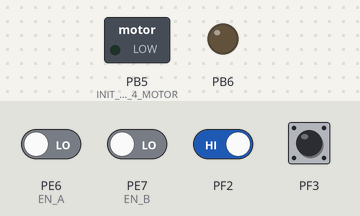
This program was run on a simulated ATmega128, built with avr-gcc and emulated at 16 MHz. On the bench: switched loads named in the program (green lamp = pin HIGH), output pins drawn as LEDs (lit = HIGH). Inputs (shaded band) come from the test bench; at power-on: PF2, PF3 HIGH, PE6 (EN_A), PE7 (EN_B) LOW. What the program prints to the serial monitor is not drawn.

Above: at 1.2 s.
1.3 s: PF2 driven LOW
Timing chart, 0 to 4.3 s (numbered marks = the images above; inputs shaded):
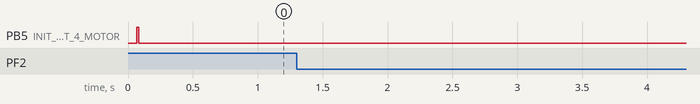

The program:

main.c
```c
/*
 * 20181113_DC_with_Encoder.c
 *
 * Created: 2018-11-13 오전 9:32:49
 * Author : kccistc
 */

#define F_CPU 16000000L
#include <avr/io.h>
#include <util/delay.h>
#include <avr/interrupt.h>
#include <stdlib.h>
#include <stdio.h>
#include <string.h>
#include <math.h>
#include "UART0.h"
#include "MOTOR.h"
#include "BUTTON.h"

// 외부 인터럽트(INT0) 핀 설정
#define	EN_A PINE6 // 모터1의 엔코더 신호1, 다른 하나는 PORTG에 연결
#define EN_B PINE7 // 모터2의 엔코더 신호1, 다른 하나는 PORTG에 연결
#define ENCODER_PIN	PINE

// 0번 카운터 설정
volatile float t_count = 0;
volatile float t_statndard = 0;

// Motor Specification
#define Ts			0.002
#define PPR			26
#define GEAR_RATIO	210
#define RPM			75.0

// PID Controller 변수 설정
float Kp = 3.0;
float Ki = 1.0;
float Kd = 2.0;

float P_term;
float I_term;
float D_term;
unsigned int temp_OCR;

float dT = 0.0;
float ENcnt_t1 = 0.001;
float ENcnt_t2 = 0;
static float ENcnt1_prev = 0.001;
static float ENcnt2_prev = 0;
float ENcnt_t1_prev = 0;
float ENcnt_t2_prev = 0;
float Err1 = 0;
float Err2 = 0;
float Err1_prev = 0.0;
float Err2_prev = 0.0;
volatile uint8_t ref1 = 255;
volatile uint8_t ref2 = 0;
float ref1_velocity = 0.0;
float ref2_velocity = 0.0;
float u1 = 0;
float u2 = 0;
float angular_velocity1 = 0.0;
float angular_velocity2 = 0.0;

FILE OUTPUT = FDEV_SETUP_STREAM(UART0_transmit, NULL, _FDEV_SETUP_WRITE);
FILE INPUT = FDEV_SETUP_STREAM(NULL, UART0_receive, _FDEV_SETUP_READ);

ISR(TIMER0_OVF_vect) // 주기 0.000001s
{
	//t_count++;
	t_statndard++;

	TCNT0 = 256 - 2;
}

void INTERRUPT(void)
{
	// 분주비 설정 -> 8
	TCCR0 |= (0 << CS02) | (1 << CS01) | (0 << CS00);
	TIMSK |= (1 << TOIE0);

	sei();
}

ISR(INT6_vect);
ISR(INT7_vect);
void PID_control();
void SpeedUp();
void SpeedDown();

int main(void)
{
	// UART통신 printf, scanf
	stdout = &OUTPUT;
	stdin = &INPUT;

	UART0_init();   //보레이트 9600
	INTERRUPT();
	INIT_PORT_4_MOTOR();
	INIT_INTERRUPT_4_MOTOR();


	UART0_print_string("INIT1 Completed\r\n");

	DDRE = 0x00;	// PORTD 입력포트 설정
	PORTE = 0x00;	// PORTD 풀업저항 설정

	DDRG = 0x00;	// 엔코더 입력포트 설정
	PORTG = 0xFF;	// PORTG 풀업저항 설정

	UART0_print_string("INIT2 Completed\r\n");

	EIMSK |= (1 << INT6);
	EIMSK |= (1 << INT7);
	EICRB |= (1 << ISC61) | (1 << ISC71) | (1 << ISC60) | (1 << ISC70); // 상승엣지 인터럽트 발생
	sei();

	UART0_print_string("INIT3 Completed\r\n");

	while (1)
	{
		if(GET_BUTTON_STATE_2())
		{
			SpeedUp();
		}
		if(GET_BUTTON_STATE_3())
		{
			SpeedDown();
		}

		PID_control();
	}
}

void SpeedUp(void)
{
	uint8_t i;
	i ++;
	if(i > 250)
	{
		i = 250;
	}
	ref1 = i;
	printf("ref1 : %d\r\n", ref1);
}

void SpeedDown(void)
{
	uint8_t j;
	j --;
	if(j <= 0)
	{
		j = 0;
	}
	ref1 = j;
	printf("ref1 : %d\r\n", ref1);
}


ISR(INT6_vect)
{
	// 외부인터럽트 발생 시 시간 저장
	ENcnt_t1 = t_statndard;
}

ISR(INT7_vect)
{

}

void PID_control(void)
{
	// 엔코더 펄스 주기
	dT = (ENcnt_t1 - ENcnt_t1_prev)*0.000001;
	//printf("ENcnt_t1 : %f, ", ENcnt_t1);
	//printf("ENcnt_t1_prev : %f, ", ENcnt_t1_prev);
	//printf("dT : %f, ", dT);

	// 각속도 계산, 기어비x7x2, rad/sec
	angular_velocity1 = (2*M_PI)/(210*7*2*dT);
	//printf("angular velocity : %f, ", angular_velocity1);
	//diff_ENcnt1 = ENcnt1 - ENcnt1_prev;

	// 에러 계산
	//printf("ref1 : %d, ", ref1);
	ref1_velocity = (RPM*ref1/255)*((2*M_PI)/60);
	//printf("ref1_velocity : %f, ", ref1_velocity);
	Err1 = angular_velocity1 - ref1_velocity;
	//printf("Err1 : %f, ", Err1);

	// PID 계산
	P_term = - Kp*Err1;
	//printf("P_term : %f, ", P_term);
	I_term =  Ki*dT*(Err1+Err1_prev)/2;
	//printf("I_term : %f, ", I_term);
	D_term = Kd*(Err1 - Err1_prev)/dT;
	//printf("D_term : %f, ", D_term);

	Err1_prev = Err1;
	ENcnt_t1_prev = ENcnt_t1;

	//printf("u1_prev : %f, ", u1);
	u1 = P_term + I_term + D_term;
	//printf("u1 : %f\r\n", u1);

	temp_OCR = 34.46*u1;
	printf("%d\r\n", temp_OCR);

	if(temp_OCR > 255)	temp_OCR = 255;
	if(temp_OCR < 0)	temp_OCR = 0;

	OCR1A = temp_OCR;

}
```

BUTTON.c
```c
/*
 * BUTTON.c
 *
 * Created: 2018-08-22 오후 3:44:06
 *  Author: kccistc
 */

#include "BUTTON.h"

void INIT_PORT_4_BUTTON(void)
{
	DDRF &= ~0x0F;
	PORTF = 0x0F; // pull-up resistance
}

uint8_t GET_BUTTON_STATE_0(void)
{
	static uint8_t state_previous = 1, state_current;
	state_current = (PINF & 0x01);
	//_delay_ms(10);
	if( state_current != state_previous)
	{
		state_previous = state_current;
		if(state_current == 0)
		{
			return 1;
		}
	}
	return 0;
}

uint8_t GET_BUTTON_STATE_1(void)
{
	static uint8_t state_previous = 1, state_current;
	state_current = (PINF & 0x02) >> 1;
	//_delay_ms(10);
	if( state_current != state_previous)
	{
		state_previous = state_current;
		if(state_current == 0)
		{
			return 1;
		}
	}
	return 0;
}

uint8_t GET_BUTTON_STATE_2(void)
{
	static uint8_t state_previous = 1, state_current;
	state_current = (PINF & 0x04) >> 2;
	//_delay_ms(10);
	if( state_current != state_previous)
	{
		state_previous = state_current;
		if(state_current == 0)
		{
			return 1;
		}
	}
	return 0;
}

uint8_t GET_BUTTON_STATE_3(void)
{
	static uint8_t state_previous = 1, state_current;
	state_current = (PINF & 0x08) >> 3;
	//_delay_ms(10);
	if( state_current != state_previous)
	{
		state_previous = state_current;
		if(state_current == 0)
		{
			return 1;
		}
	}
	return 0;
}
```

BUTTON.h
```c
/*
 * BUTTON.h
 *
 * Created: 2018-08-22 오후 3:44:48
 *  Author: kccistc
 */


#ifndef BUTTON_H_
#define BUTTON_H_

#define F_CPU 16000000L
#include <avr/io.h>
#include <util/delay.h>

void INIT_PORT_4_BUTTON();

uint8_t GET_BUTTON_STATE_0();
uint8_t GET_BUTTON_STATE_1();
uint8_t GET_BUTTON_STATE_2();
uint8_t GET_BUTTON_STATE_3();


#endif /* BUTTON_H_ */
```

MOTOR.c
```c
/*
 * MOTOR.c
 *
 * Created: 2018-09-20 오전 10:17:02
 *  Author: kccistc
 */

#define F_CPU 16000000L
#include <avr/io.h>
#include <util/delay.h>
#include <avr/interrupt.h>
#include <stdlib.h>
#include <stdio.h>
#include <string.h>
#include "MOTOR.h"
//#define SpeedMotor1(sR1)		OCR1A = sR1	// PB5
//#define SpeedMotor2(sR2)		OCR1B = sR2	// PB6

//uint8_t R, L;
//uint8_t i = 200;

void INIT_PORT_4_MOTOR(void)
{
	DDRB |= (1 << PB5) | (1 << PB6);
}

void INIT_INTERRUPT_4_MOTOR(void)
{
	//분주비 64, 고속 PWM
	TCCR1A |= (1 << WGM10) | (0 << WGM11);
	TCCR1B |= (1 << WGM12) | (0 << WGM13);
	TCCR1A |= (1 << COM1B1) | (1 << COM1A1);
	TCCR1B |= (0 << CS12) | (1 << CS11) | (1 << CS10);

	//초기 OCR값
	OCR1A = 0;
	OCR1B = 0;
}

void MOTOR_STOP(void)
{
	OCR1A = 0;
	OCR1B = 0;
}

void MOTOR_RUN_FORWARD(void)
{
	OCR1A = 200;
	OCR1B = 0;
}

void MOTOR_RUN_BACKWARD(void)
{
	OCR1A = 0;
	OCR1B = 200;
}
```

MOTOR.h
```c
/*
 * MOTOR.h
 *
 * Created: 2018-09-20 오전 10:17:15
 *  Author: kccistc
 */


#ifndef MOTOR_H_
#define MOTOR_H_


void INIT_PORT_4_MOTOR();
void INIT_INTERRUPT_4_MOTOR();
void MOTOR_STOP();
void MOTOR_RUN_FORWARD();
void MOTOR_RUN_BACKWARD();


#endif /* MOTOR_H_ */
```

UART0.c
```c
/*
 * CFile1.c
 *
 * Created: 2018-08-02 오후 12:29:58
 *  Author: kccistc
 */

#include <avr/io.h>

void UART0_init(void)
{
	UBRR0H = 0x00;
	UBRR0L = 207;

	UCSR0A |= _BV(U2X0);
	UCSR0C |= 0x06;

	UCSR0B |= _BV(RXEN0);
	UCSR0B |= _BV(TXEN0);
}

void UART0_transmit(char data)
{
	while( !(UCSR0A & (1 << UDRE0)) )
		;
	UDR0 = data;
}

unsigned char UART0_receive(void)
{
	while( !(UCSR0A & (1<<RXC0)) );
	return UDR0;
}

void UART0_print_string(char *str)
{
	for(int i = 0; str[i]; i++)
	{
		UART0_transmit(str[i]);
	}
}

void UART0_print_1_byte_number(uint8_t n)
{
	char numString[4] = "0";
	int i, index = 0;

	if(n > 0)
	{
		for(i = 0; n != 0; i++)
		{
			numString[i] = n % 10 + '0';
			n = n/10;
		}
		numString[i] = '\0';
		index = i-1;
	}
	for(i = index; i >= 0; i--)
	{
		UART0_transmit(numString[i]);
	}
}

uint8_t UART0_rx_check(void)
{
	if( UCSR0A & (1<<RXC0) )	// 데이터 수신 대기
	return 1;
	else
	return 0;
}
```

UART0.h
```c
/*
 * CFile2.c
 *
 * Created: 2018-08-02 오후 12:30:10
 *  Author: kccistc
 */

#ifndef UART0_H_
#define UART0_H_

void UART0_init(void);
void UART0_transmit(char data);

unsigned char UART0_receive(void);
void UART0_print_string(char *str);
void UART0_print_1_byte_number(uint8_t n);
uint8_t UART0_rx_check(void);

#endif
```

Measured:
- after the input at 1.3 s, every drawn part: stays the same
